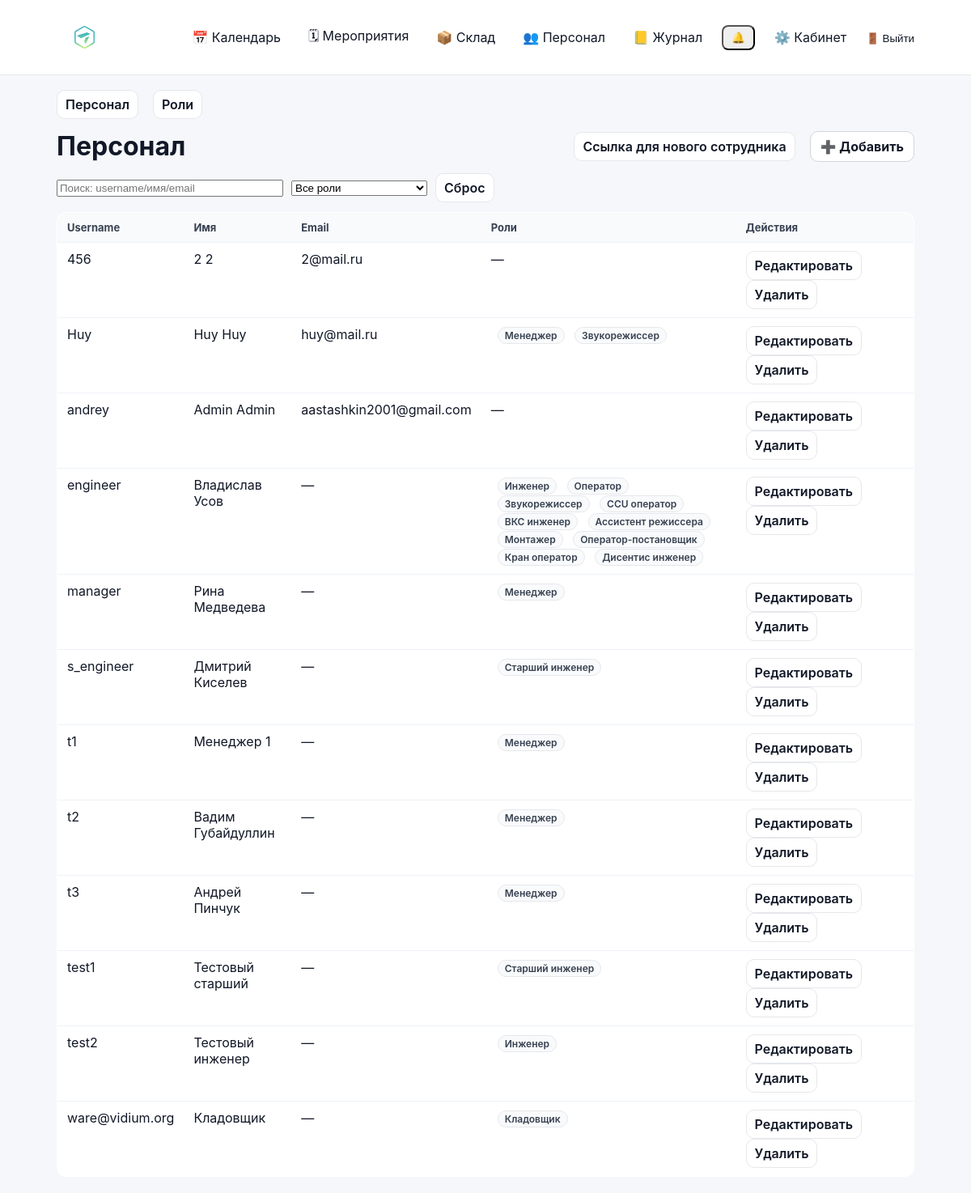
Before: /staff/personnel/ (signed in) with the older database file.
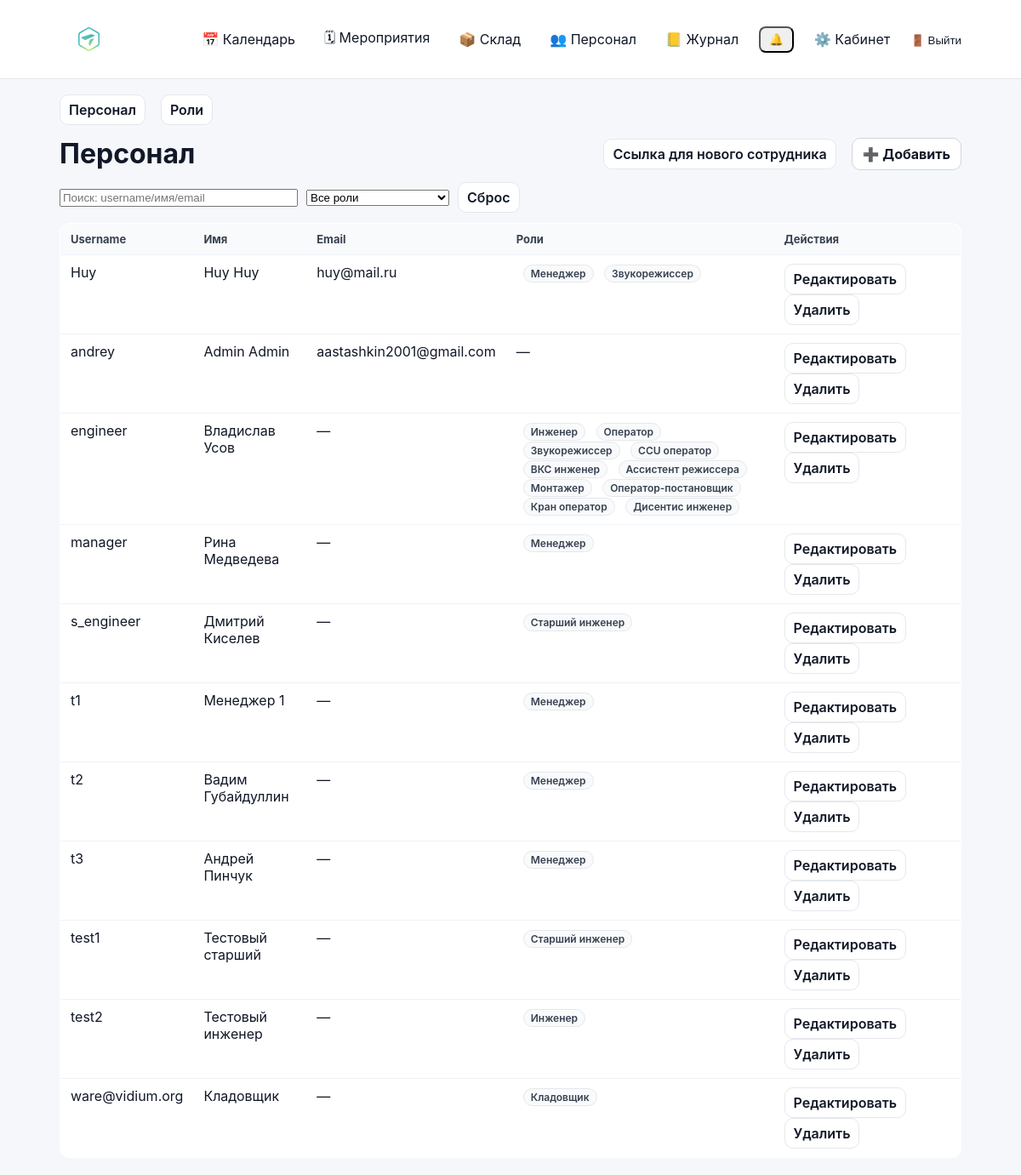
After: the same page with the newer database file.
### accounts/models.py (models this page shows)
class User(AbstractUser):
    phone = models.CharField("Телефон", max_length=30, blank=True, default="")
    class Meta(AbstractUser.Meta):
        permissions = [
            ("manage_staff", "Can manage staff (users/roles)"),
        ]

### accounts/staff_views.py (the view, shortened to what this page needs)
# urls.py: path("personnel/", staff_views.staff_users_view, name="staff_users"),
@login_required
def staff_users_view(request):
    if not can_manage_staff(request.user):
        return _deny()
    q = (request.GET.get("q") or "").strip()
    role = (request.GET.get("role") or "").strip()
    users_qs = User.objects.all().order_by("username")
    roles = Group.objects.all().order_by("name")
    if role.isdigit():
        users_qs = users_qs.filter(groups__id=int(role)).distinct()
    return render(
        request,
        "accounts/staff_users.html",
        {"tab": "users", "users": users_qs, "q": q, "roles": roles, "role": role},
    )

### accounts/context_processors.py (called while the page is built)
def authz_flags(request):
    user = getattr(request, "user", None)
    return {
        "can_manage_staff": can_manage_staff(user),
        "can_edit_event_card": can_edit_event_card(user),
        "can_edit_event_equipment": can_edit_event_equipment(user),
        "can_edit_inventory": can_edit_inventory(user),
        "can_view_stock": can_view_stock(user),
    }

### accounts/permissions.py (called while the page is built)
def _ok(user) -> bool:
    return bool(user and user.is_authenticated)

def is_super(user) -> bool:
    return bool(_ok(user) and getattr(user, "is_superuser", False))

def can_manage_staff(user) -> bool:
    return is_super(user) or (_ok(user) and user.has_perm("accounts.manage_staff"))

def can_edit_inventory(user) -> bool:
    return is_super(user) or (_ok(user) and user.has_perm("inventory.manage_inventory"))

def can_view_stock(user) -> bool:
    return is_super(user) or (_ok(user) and (user.has_perm("inventory.manage_inventory") or user.has_perm("events.edit_event_card")))

def can_edit_event_card(user) -> bool:
    return is_super(user) or (_ok(user) and user.has_perm("events.edit_event_card"))

### accounts/templates/accounts/staff_users.html (shortened to what this page needs)
{% extends "base.html" %}
{% block content %}
{% include "accounts/staff_base_tabs.html" %}
<div class="toolbar" style="margin-top:14px;">
  <h1 style="margin:0;">Персонал</h1>
  <div style="display:flex; gap:10px; align-items:center;">
    <a class="btn-secondary" href="{% url 'staff_invite_link' %}">Ссылка для нового сотрудника</a>
    <a class="btn" href="{% url 'staff_user_add' %}">➕ Добавить</a>
  </div>
</div>
<form id="staffFilterForm" method="get" style="display:flex; gap:10px; align-items:center; margin: 12px 0; flex-wrap:wrap;">
  <input id="staffSearchInput" type="text" name="q" value="{{ q }}" placeholder="Поиск: username/имя/email" style="width:280px;">
  <select id="staffRoleSelect" name="role">
    <option value="">Все роли</option>
  </select>
  <a class="btn-secondary" href="{% url 'staff_users' %}">Сброс</a>
</form>
<table class="list-table">
  <thead>
    <tr>
      <th>Username</th>
      <th>Имя</th>
      <th>Email</th>
      <th>Роли</th>
      <th style="width:220px;">Действия</th>
    </tr>
  </thead>
  <tbody>
    {% for u in users %}
      <tr>
        <td>{{ u.username }}</td>
        <td>{{ u.first_name }} {{ u.last_name }}</td>
        <td>{{ u.email|default:"—" }}</td>
        <td>
          {% for g in u.groups.all %}
            <span class="badge">{{ g.name }}</span>
          {% empty %}
            —
          {% endfor %}
        </td>
        <td>
          <a class="btn-secondary" href="{% url 'staff_user_edit' u.id %}">Редактировать</a>
          <a class="btn-secondary" href="{% url 'staff_user_delete' u.id %}">Удалить</a>
        </td>
      </tr>
    {% empty %}
      <tr><td colspan="5">Пользователей нет</td></tr>
    {% endfor %}
  </tbody>
</table>
{% endblock %}

Changed rows visible on the page:
removed User: username "456", first_name "2", last_name "2", email "2@mail.ru"
